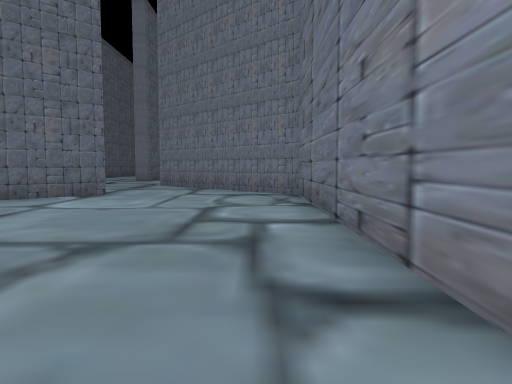
view 1 (above)

23 first-person views from a walk through a 3-D level made in the Unity game engine. The camera is 1.2 m above the floor, tilts 4° down and sees 70° across. The floor is counted in squares, 2 m on a side. Each view is taken from the middle of a square. On the plan, view 1 faces up. The plan holds only what a view shows up to about 10 squares ahead; the rest is blank. The place goes on beyond the plan. The player character is not drawn.

view 2
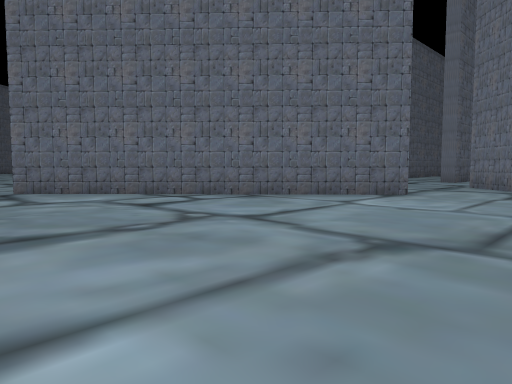

view 3
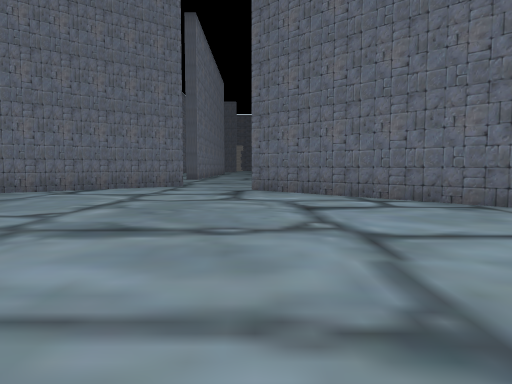

view 4
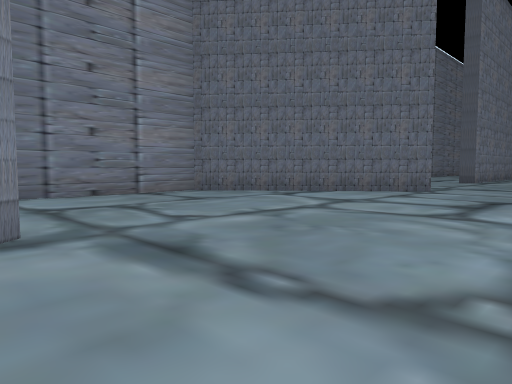

view 5
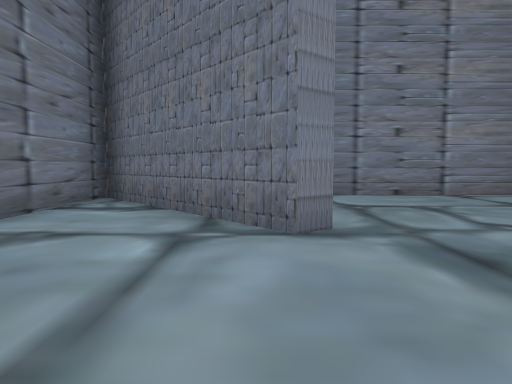

view 6
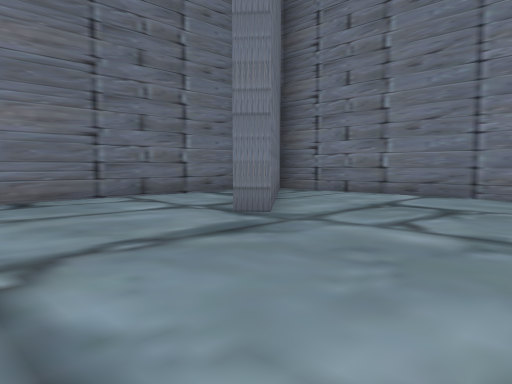

view 7
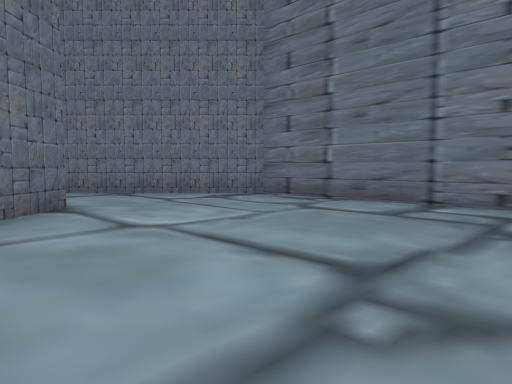

view 8
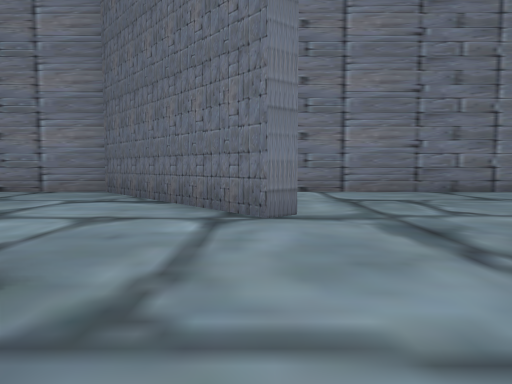

view 9
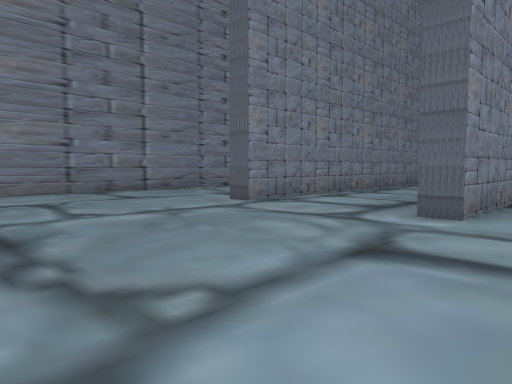

view 10
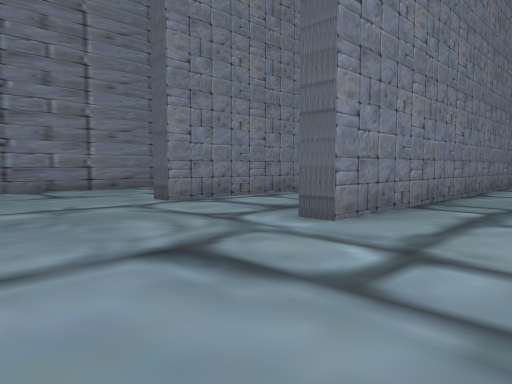

view 11
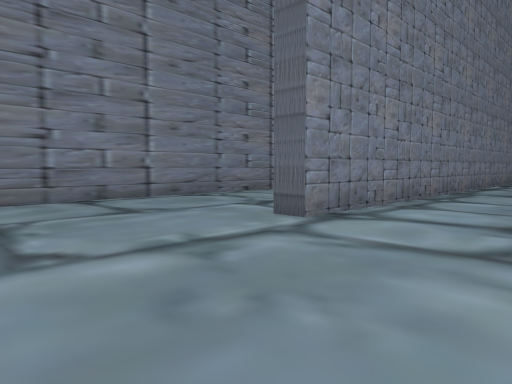

view 12
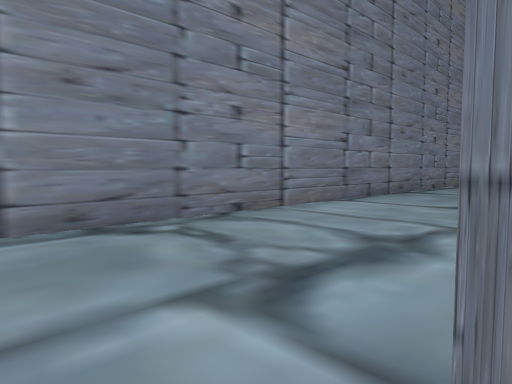

view 13
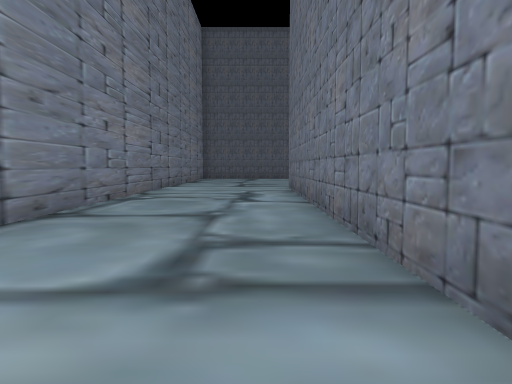

view 14
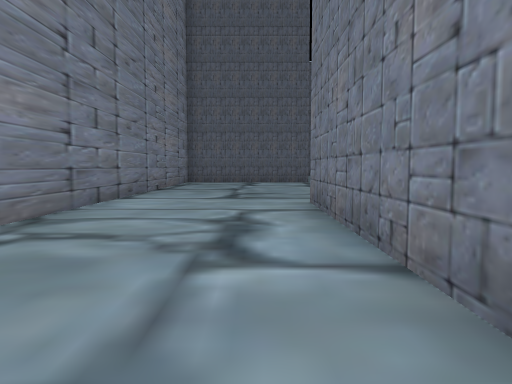

view 15
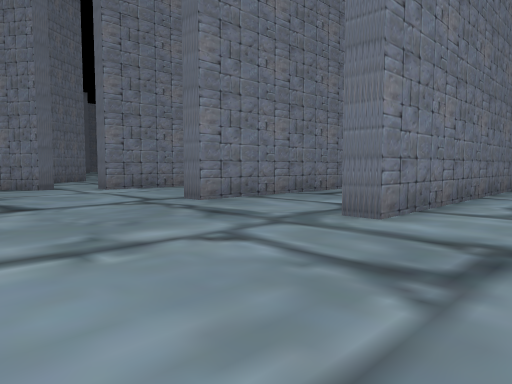

view 16
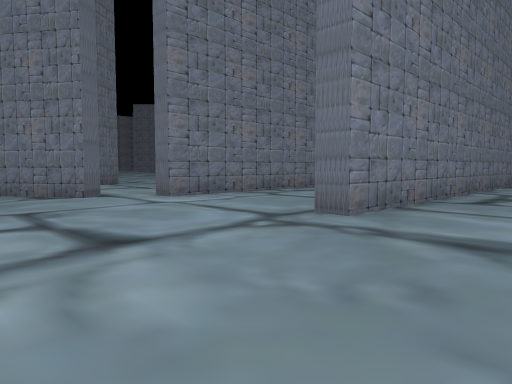

view 17
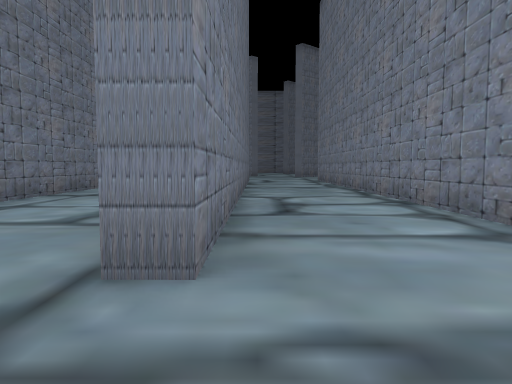

view 18
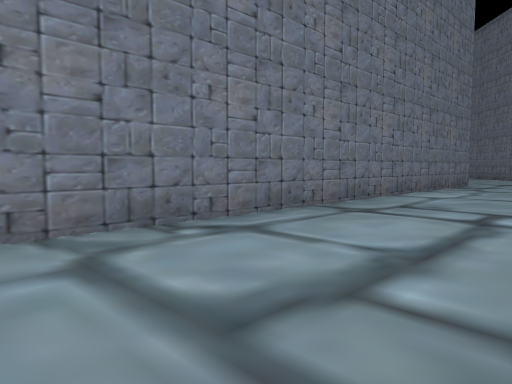

view 19
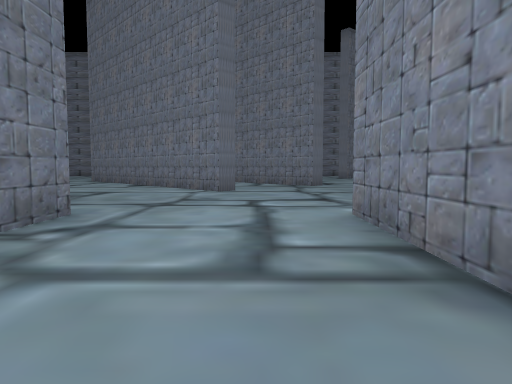

view 20
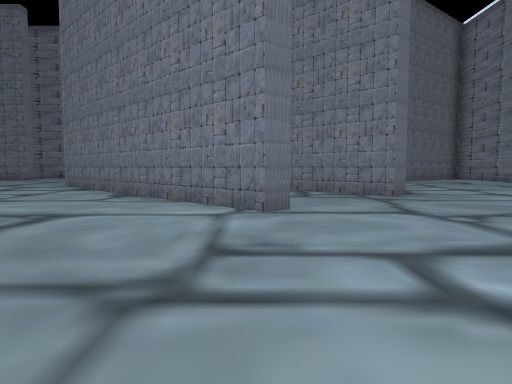

view 21
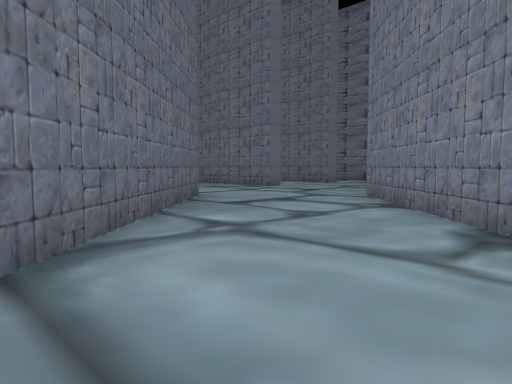

view 22
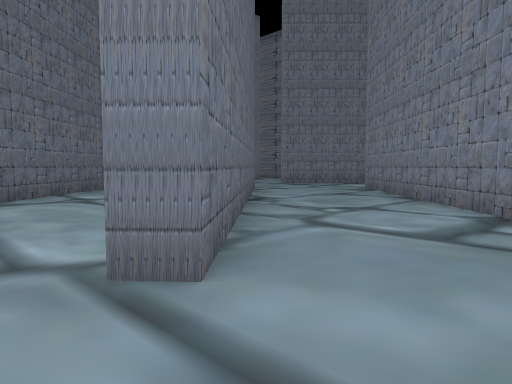

view 23
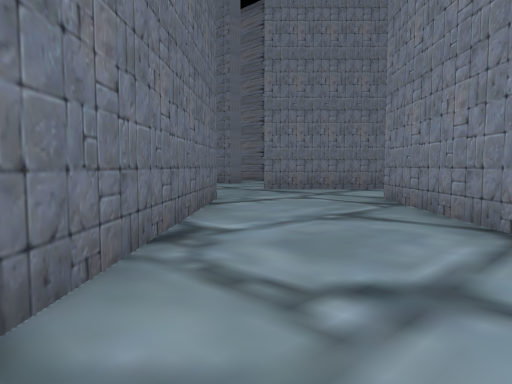

### Floor plan
Points are (right, up) in squares from view 1. A wall is a line through its corners. A room is listed if a view was taken in it or the views show most of it. See-through windows are left out.
Room 1 (views 1, 2, 3, 4, 5, 6, 7)
walls: (-3.1, 7.8) (-9.4, 1.9) (-9.7, 2.3); (-11.1, -0.2) (-7.4, -4.7) (0.7, -4.7) (-2.7, -0.5) (-2.4, -0.2) (0.9, -4.1) (0.9, 7.7) (-1.9, 10.4)
ways out: opening at (-10, 1) to room 2; opening at (-3, 9) to room 2
Room 2 (views 8, 9, 10, 11, 12, 13, 14, 15, 16, 17, 18, 19, 20, 21, 22, 23)
walls: (-22.1, 2.3) (-30.1, 2.3) (-30.1, 2.8); (-21.1, -1.1) (-30.1, -1.1) (-30.1, -0.5); (-25, 2.8) (-16.4, 2.8) (-16.4, 2.2); (-16.3, 6.3) (-30.1, 6.4); (-28.4, -0.6) (-16.4, -0.6) (-16.4, -1.2); (-11.6, -0.6) (-11.1, -0.2); (-9.7, 2.3) (-3.5, 8.2); (-31, 7.5) (-31.4, 7.2) (-32.5, 8.9); (-34.1, -4.6) (-12, -4.6); (-9.3, 12.5) (-12.6, 9.3); (-5.7, 10.3) (-11.9, 4.5) (-12.2, 4.9) (-6.9, 10); (-1.9, 10.4) (-3.1, 11.6)
ways out: opening at (-10, 1) to room 1; opening at (-3, 9) to room 1; opening at (-31, 7); opening at (-15.3, 7); opening at (-5.7, 10.7)

Where each view was taken, in squares from view 1:
view 1: 0 up, 0 right, facing up
view 2: 0 up, 0 right, facing up-left
view 3: 2 up, 0 right, facing left
view 4: 3 up, 2 left, facing down-left
view 5: 3 up, 2 left, facing down
view 6: 3 up, 6 left, facing down-right
view 7: 2 up, 5 left, facing up-right
view 8: 4 up, 11 left, facing down
view 9: 4 up, 12 left, facing down-left
view 10: 5 up, 13 left, facing down-left
view 11: 2 up, 13 left, facing down-left
view 12: 1 down, 16 left, facing down-left
view 13: 2 down, 20 left, facing left
view 14: 2 down, 24 left, facing left
view 15: 3 down, 34 left, facing up-right
view 16: 0 up, 34 left, facing up-right
view 17: 2 up, 32 left, facing right
view 18: 3 up, 29 left, facing up-right
view 19: 4 up, 21 left, facing right
view 20: 5 up, 17 left, facing right
view 21: 7 up, 13 left, facing up-right
view 22: 3 up, 13 left, facing up-right
view 23: 5 up, 10 left, facing up-right
